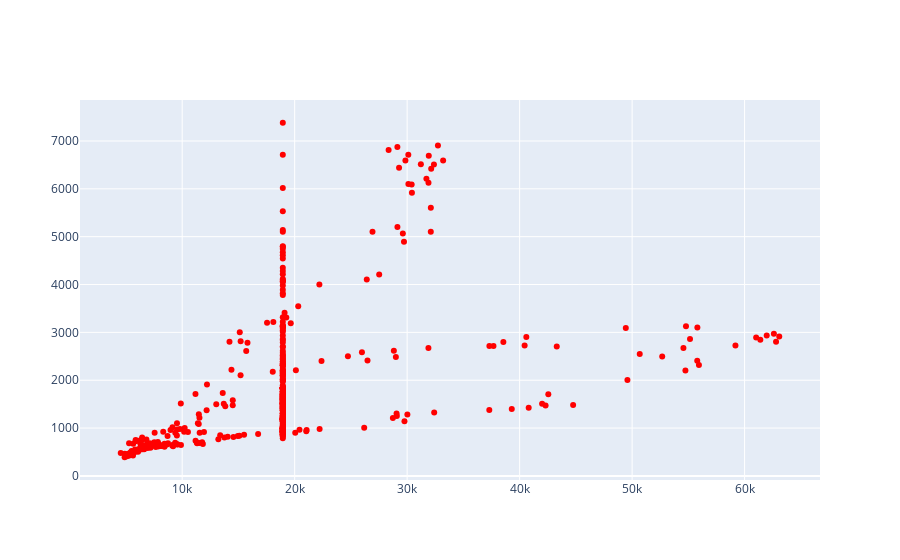

Notebook code cell kept with this figure:
### Code cell
fig = go.Figure(data=go.Scatter(x=df['number of cases'], y=df['number of sick'], mode='markers', marker=dict(color='red'))) 
fig.show()

### Figure 1 — Plotly figure (JSON) as saved in the notebook; plotly's stock layout.template omitted (floating-point values rounded to 4 significant figures; data arrays with more than 128 entries replaced by an {"elided": "..."} marker saying what was removed)
{"data": [{"marker": {"color": "red"}, "mode": "markers", "type": "scatter", "x": {"elided": "480 float values"}, "y": {"elided": "480 float values"}}], "layout": {}}
